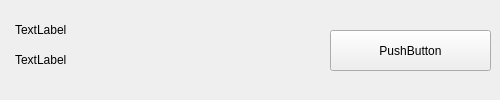
<?xml version="1.0" encoding="UTF-8"?>
<ui version="4.0">
 <class>Form</class>
 <widget class="QWidget" name="Form">
  <property name="geometry">
   <rect>
    <x>0</x>
    <y>0</y>
    <width>500</width>
    <height>100</height>
   </rect>
  </property>
  <property name="windowTitle">
   <string>Form</string>
  </property>
  <widget class="QPushButton" name="cancelPushButton">
   <property name="geometry">
    <rect>
     <x>330</x>
     <y>30</y>
     <width>161</width>
     <height>41</height>
    </rect>
   </property>
   <property name="text">
    <string>PushButton</string>
   </property>
  </widget>
  <widget class="QLabel" name="banTargetLabel">
   <property name="geometry">
    <rect>
     <x>15</x>
     <y>20</y>
     <width>305</width>
     <height>20</height>
    </rect>
   </property>
   <property name="text">
    <string>TextLabel</string>
   </property>
  </widget>
  <widget class="QLabel" name="banTimeLabel">
   <property name="geometry">
    <rect>
     <x>15</x>
     <y>50</y>
     <width>305</width>
     <height>20</height>
    </rect>
   </property>
   <property name="text">
    <string>TextLabel</string>
   </property>
  </widget>
 </widget>
 <resources/>
 <connections/>
</ui>
